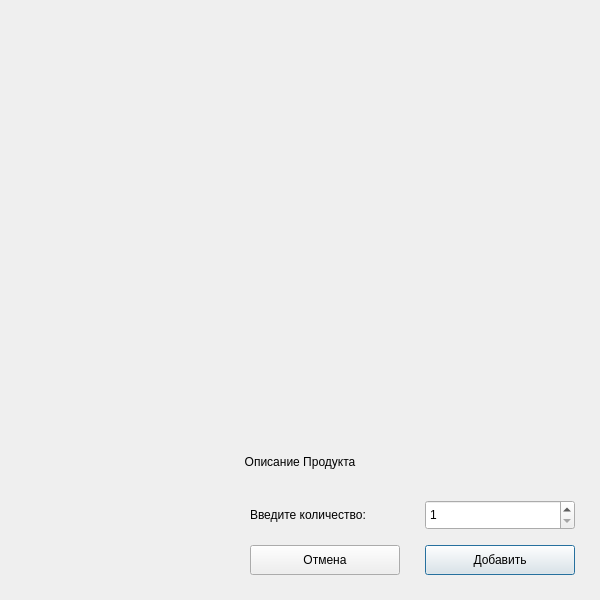
<?xml version="1.0" encoding="UTF-8"?>
<ui version="4.0">
 <class>Dialog</class>
 <widget class="QDialog" name="Dialog">
  <property name="geometry">
   <rect>
    <x>0</x>
    <y>0</y>
    <width>600</width>
    <height>600</height>
   </rect>
  </property>
  <property name="minimumSize">
   <size>
    <width>600</width>
    <height>600</height>
   </size>
  </property>
  <property name="maximumSize">
   <size>
    <width>600</width>
    <height>600</height>
   </size>
  </property>
  <property name="windowTitle">
   <string>Добавить продукт</string>
  </property>
  <widget class="QPushButton" name="addProductButton">
   <property name="geometry">
    <rect>
     <x>425</x>
     <y>545</y>
     <width>150</width>
     <height>30</height>
    </rect>
   </property>
   <property name="text">
    <string>Добавить</string>
   </property>
  </widget>
  <widget class="QPushButton" name="cancelButton">
   <property name="geometry">
    <rect>
     <x>250</x>
     <y>545</y>
     <width>150</width>
     <height>30</height>
    </rect>
   </property>
   <property name="text">
    <string>Отмена</string>
   </property>
  </widget>
  <widget class="QLabel" name="Image">
   <property name="geometry">
    <rect>
     <x>100</x>
     <y>25</y>
     <width>400</width>
     <height>400</height>
    </rect>
   </property>
   <property name="text">
    <string/>
   </property>
   <property name="alignment">
    <set>Qt::AlignCenter</set>
   </property>
  </widget>
  <widget class="QSpinBox" name="spinBox">
   <property name="geometry">
    <rect>
     <x>425</x>
     <y>500</y>
     <width>150</width>
     <height>30</height>
    </rect>
   </property>
   <property name="minimum">
    <number>1</number>
   </property>
  </widget>
  <widget class="QLabel" name="label">
   <property name="geometry">
    <rect>
     <x>250</x>
     <y>500</y>
     <width>150</width>
     <height>30</height>
    </rect>
   </property>
   <property name="text">
    <string>Введите количество:</string>
   </property>
  </widget>
  <widget class="QLabel" name="productDescription">
   <property name="geometry">
    <rect>
     <x>25</x>
     <y>447</y>
     <width>550</width>
     <height>30</height>
    </rect>
   </property>
   <property name="text">
    <string>Описание Продукта</string>
   </property>
   <property name="alignment">
    <set>Qt::AlignCenter</set>
   </property>
  </widget>
 </widget>
 <resources/>
 <connections/>
</ui>
